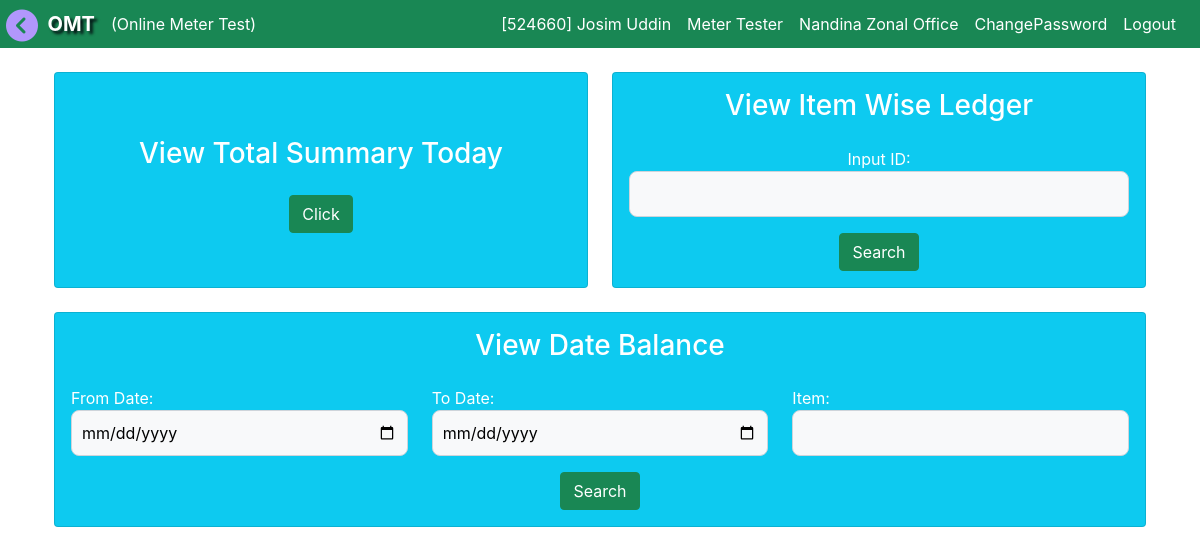
The page /balance (signed in) on the database its author committed.
### accounts/models.py (models this page shows, shortened)
class CustomUser(AbstractUser):
    ROLE_CHOICES = (
        ('admin', 'Admin'),
        ('MT', 'MT'),
        ('MTS', 'MTS'),
        ('IT', 'IT'),
        ('AGM', 'AGM'),
        ('DGM', 'DGM'),
        ('BS', 'BS'),
        ('BA', 'BA'),
        ('JE', 'JE'),
        ('LT', 'LT'),
        ('LM', 'LM'),
        ('user', 'User'),
    )
    username = models.CharField(max_length=100, unique=True)
    role = models.CharField(max_length=10, choices=ROLE_CHOICES, default='user')
    office = models.ForeignKey(Office, on_delete=models.CASCADE, null=True, blank=True)
    mobile = models.CharField(max_length=30, unique=True, blank=True, null=True)
    designation = models.ForeignKey(Designation, on_delete=models.SET_NULL, null=True, blank=True)
    training_id = models.CharField(max_length=30, unique=True, blank=True, null=True)
    date = models.DateField(auto_now_add=False, auto_now=False, default=today)
    sign_image = models.ImageField(upload_to='images/', null=True, blank=True)
    updated_by = models.CharField(max_length=100, blank=True, null=True)
    password_changed_at = models.DateTimeField(auto_now=True)  # Auto-updates on save
    def save(self, *args, **kwargs):
        if self.pk:
            original_user = CustomUser.objects.get(pk=self.pk)
            if original_user.password != self.password:
                self.password_changed_at = timezone.now()
        super().save(*args, **kwargs)

class Designation(models.Model):
    title = models.CharField(max_length=50, null=True, blank=True)
    details = models.CharField(max_length=50, null=True, blank=True)
    def __str__(self):
    	return self.title

class Office(models.Model):
	pbs = models.ForeignKey(Pbs, on_delete=models.CASCADE, blank=True, null=True)
	office_name =  models.CharField(max_length=255, null=True, blank=True)
	office_code = models.CharField(max_length=10, null=True, default="0")
	catagory = models.CharField(max_length=150, blank=True, null=True, choices= item_choice)
	updated_by = models.CharField(max_length=100, blank=True, null=True)

### balance_reg/views.py (the view, shortened to what this page needs)
# urls.py: path('balance', views.BalanceView.as_view(), name= 'balance'),
@method_decorator(role_required(['MT', 'MTS', 'admin']), name='dispatch')
class BalanceView(View):
    def get(self, *args, **kwargs):
        try:
            obj= Balance.objects.filter(office=self.request.user.office).latest('id')
        except Balance.DoesNotExist:
            obj = None
        try:
            seal = SealBalance.objects.filter(office=self.request.user.office).latest('id')
        except SealBalance.DoesNotExist:
            seal = None
        item = Item.objects.all()
        return render(self.request,'balance_reg/balance_index.html', {'obj':obj, 'item':item, 'seal':seal})

### balance_reg/templates/balance_reg/balance_index.html (shortened to what this page needs)
{% extends 'base.html' %}
{% load static %}
{% load mathfilters %}
{% block content %}
<div class="container p-4">
  <div class="row gy-4">
    <div class="col-sm-12 col-md-6">
      <div class="card bg-info text-white text-center h-100">
        <div class="card-body">
          <form method="get" action="{% url 'balance_summary' %}">
            <h3 class="card-title mb-4 pt-5">View Total Summary Today</h3>
            <input type="submit" class="btn btn-success" value="Click">
          </form>
        </div>
      </div>
    </div>
    <div class="col-sm-12 col-md-6">
      <div class="card bg-info text-white text-center h-100">
        <div class="card-body">
          <form method="post" action="{% url 'balance' %}">
            <h3 class="card-title mb-4">View Item Wise Ledger</h3>
            <label for="item_no">Input ID:</label>
            <select class="modern-input form-control-sm mb-3" id="item_no" name="item_no">
              <option></option>
              <option value="J-31">J-31</option>
            </select>
            <input type="submit" class="btn btn-success" value="Search">
          </form>
        </div>
      </div>
    </div>
    <div class="col-12">
      <div class="card bg-info text-white h-100">
        <div class="card-body">
          <form method="post" action="{% url 'balance' %}">
            <h3 class="card-title text-center mb-4">View Date Balance</h3>
            <div class="row justify-content-center">
              <div class="col-sm-6 col-lg-4 mb-3">
                <label for="from_date">From Date:</label>
                <input type="date" name="from_date" class="modern-input enter_btn" required>
              </div>
              <div class="col-sm-6 col-lg-4 mb-3">
                <label for="to_date">To Date:</label>
                <input type="date" name="to_date" class="modern-input enter_btn" required>
              </div>
              <div class="col-sm-6 col-lg-4 mb-3">
                <label for="item_no">Item:</label>
                <select class="modern-input" id="item_no" name="item_no" required>
                  <option></option>
                  <option value="J-31">J-31</option>
                </select>
              </div>
              <div class="col-12 text-center">
                <input type="submit" name="Search" value="Search" class="btn btn-success enter_btn">
              </div>
            </div>
          </form>
        </div>
      </div>
    </div>
  </div>
</div>
{% endblock %}

### templates/navbar.html (shortened to what this page needs)
<nav class="navbar navbar-expand-sm navbar-dark bg-success text-white justify-content-end p-1" id="navbar">
  <div class="container-fluid">
    &nbsp; &nbsp; &nbsp; &nbsp;<span class="navbar-brand"><b style="text-shadow: 3px 3px 3px rgba(0, 0, 10, 0.9);">OMT</b></span>
    <div class="collapse navbar-collapse" id="navbarSupportedContent">
      {% if user.is_authenticated %}
        {% if role == 'MT' or role == 'MTS' %}
      <ul class="navbar-nav me-auto">
        <li class="nav-item dropdown">
          <span class="nav-link dropdown-toggle" href="#" id="navbarDropdown" role="button" data-bs-toggle="dropdown" aria-expanded="false">
            Test Data
          </span>
          <ul class="dropdown-menu" aria-labelledby="navbarDropdown">
            <li><a class="dropdown-item" href="{% url 'test_input' %}">New Test</a></li>
            <li><a class="dropdown-item" href="{% url 'test_report_multi' %}">Test Report</a></li>
            <li><a class="dropdown-item" href="{% url 'test_report_multi_search' %}">Search</a></li>
          </ul>
        </li>
        <li class="nav-item dropdown">
          <span class="nav-link dropdown-toggle" href="#" id="navbarDropdown" role="button" data-bs-toggle="dropdown" aria-expanded="false">
            Register
          </span>
          <ul class="dropdown-menu" aria-labelledby="navbarDropdown">
            <li><a class="dropdown-item" href="{% url 'issue_item' %}">Meter Issue</a></li>
            <li><a class="dropdown-item" href="{% url 'issue_seal' %}">Seal Issue</a></li>
            <li><hr class="dropdown-divider"></li>
            <li><a class="dropdown-item" href="{% url 'meter_issue_list' %}">Meter Record Book Register</a></li>
            <li><a class="dropdown-item" href="{% url 'seal_issue_list' %}">Seal Issue Register</a></li>
          </ul>
        </li>
        <li class="nav-item dropdown">
          <span class="nav-link dropdown-toggle" href="#" id="navbarDropdown" role="button" data-bs-toggle="dropdown" aria-expanded="false">
            Balance
          </span>
          <ul class="dropdown-menu" aria-labelledby="navbarDropdown">
            <li><a class="dropdown-item" href="{% url 'balance' %}">Balance</a></li>
            <li><a class="dropdown-item" href="{% url 'receive_item' %}">Receive All</a></li>
            <li><a class="dropdown-item" href="{% url 'issue_item_to_bl' %}">Send Item</a></li>
          </ul>
        </li>
        <li class="nav-item dropdown">
          <span class="nav-link dropdown-toggle" href="#" id="navbarDropdown" role="button" data-bs-toggle="dropdown" aria-expanded="false">
            More
          </span>
          <ul class="dropdown-menu" aria-labelledby="navbarDropdown">
            <li><a class="dropdown-item" href="{% url 'signup' %}">Add Employee</a></li>
            <li><a class="dropdown-item" href="{% url 'register' %}">Despass</a></li>
          </ul>
        </li>
      </ul>
      {% else %}
        (Online Meter Test)
      {% endif %}
      <ul class="navbar-nav ms-auto">
        <li class="nav-item">
          <a class="nav-link text-white text-nowrap" href="{% url 'profile' %}">[{{request.user.username}}]  {{request.user.first_name}} {{request.user.last_name}}</a>
        </li>
        <li class="nav-item">
          <a class="nav-link text-white text-nowrap" href="{% url 'profile' %}">{{request.user.designation}}</a>
        </li>
        <li class="nav-item">
          <a class="nav-link text-white text-nowrap" href="{% url 'profile' %}">{{request.user.office.office_name}}</a>
        </li>
        <li class="nav-item">
          <a class="nav-link text-white" href="{% url 'password_change' %}">ChangePassword</a>
        </li>
        <li class="nav-item">
          <a class="nav-link text-white" href="{% url 'logout' %}">Logout</a>
        </li>
      </ul>
      {% else %}
      <ul class="navbar-nav ms-auto">
        <li class="nav-item">
          <a class="nav-link text-white" href="{% url 'login' %}">Login</a>
        </li>
      </ul>
      {% endif %}
    </div>
  </div>
</nav>

### balance_reg/templates/balance_reg/balance_index.html (style rules this page uses)
.card { border: 5px black !importantt; }
.modern-input { width: 100%; padding: 10px; font-size: 16px; border: 1px solid #ced4da; border-radius: 8px; transition: border-color 0.3s, box-shadow 0.3s; background-color: #f8f9fa; }
select.modern-input, input[type="date"].modern-input { appearance: none; }

### rows shown on the page
CustomUser: user.username "524660", user.first_name "Josim", user.last_name "Uddin", user.designation "Meter Tester", user.office.office_name "Nandina Zonal Office"
